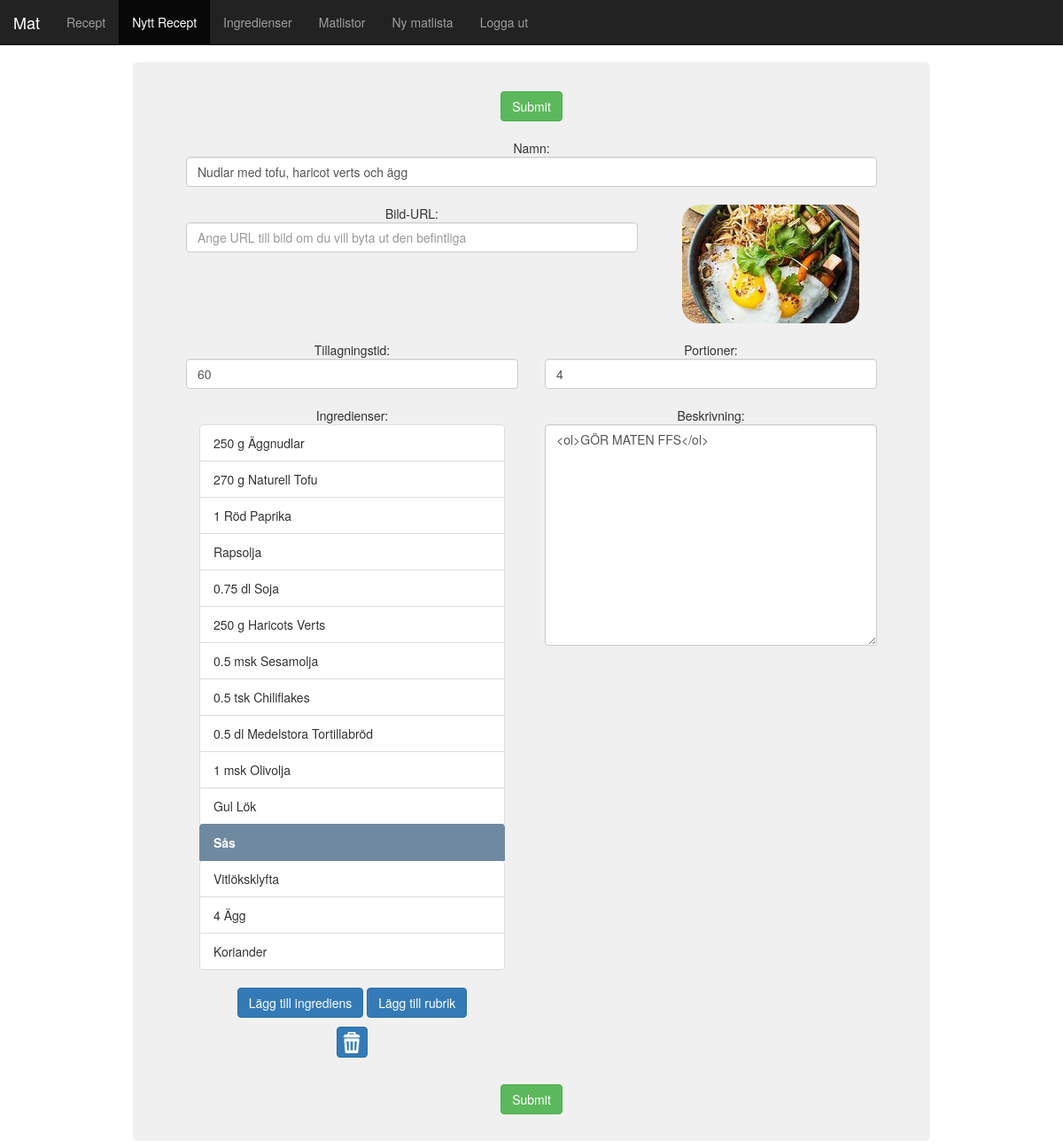
Page /index.php?p=recipeform&id=50 (signed in) on the committed database.
### tables this page shows
CREATE TABLE `recipes` (
  `recipe_id` int(5) NOT NULL AUTO_INCREMENT,
  `recipe_name` varchar(100) NOT NULL DEFAULT 'Nytt recept',
  `recipe_createtime` timestamp NOT NULL DEFAULT CURRENT_TIMESTAMP,
  `recipe_cooktime` int(4) NOT NULL DEFAULT '0',
  `recipe_ingredients` varchar(2000) NOT NULL DEFAULT '{"0":{"title":"default","items":{}}}',
  `recipe_rating` int(2) NOT NULL DEFAULT '-1',
  `recipe_serves` int(2) NOT NULL DEFAULT '4',
  `recipe_imageformat` varchar(5) NOT NULL DEFAULT 'jpg',
  `recipe_description` varchar(2000) NOT NULL DEFAULT 'Ingen beskrivning',
  `recipe_tags` varchar(500) NOT NULL DEFAULT 'no tags',
  `recipe_owner_id` int(5) NOT NULL DEFAULT '-1',
  PRIMARY KEY (`recipe_id`)
);

CREATE TABLE `ingredients` (
  `ingredient_id` int(5) NOT NULL AUTO_INCREMENT,
  `ingredient_name` varchar(50) NOT NULL DEFAULT 'Inget namn',
  `ingredient_name_plural` varchar(50) NOT NULL DEFAULT ' ',
  PRIMARY KEY (`ingredient_id`)
);

### classes.php (called while the page is built, shortened)
<?php
class Recipe {
	public function __construct($id, $name, $cooktime, $ingredients, $rating, $serves, $imgformat, $descr){
		$this->_id = $id;
		$this->_name = $name;
		$this->_cooktime = $cooktime;
		$this->_ingredients = json_decode($ingredients, true);
		$this->_serves = $serves;
		$this->_imgformat = $imgformat;
		$this->_descr = $descr;
	}
}
class Ingredient {
	public function __construct($id, $name_singular, $name_plural){
			$this->_name = $name_singular;
			$this->_name_plural = $name_plural;
	}
}
?>

### recipeform.php (the view, shortened to what this page needs)
<?php
include "session.php";
$query = "SELECT * FROM ingredients";
$result = $conn->query($query);
while($row = $result->fetch_assoc()){
	$ingredient = new Ingredient($row['ingredient_id'], $row['ingredient_name'], $row['ingredient_name_plural']);
	$i[$ingredient->_id] = $ingredient;
}
if(isset($_GET['id'])){
	$recipeid = $_GET['id'];
	$query = "SELECT * FROM recipes WHERE recipe_id = $recipeid";
	if($result = $conn->query($query)){
		$row = $result->fetch_assoc();
		$r = new Recipe($row['recipe_id'],
						$row['recipe_name'],
						$row['recipe_cooktime'],
						$row['recipe_ingredients'],
						$row['recipe_rating'],
						$row['recipe_serves'],
						$row['recipe_imageformat'],
						$row['recipe_description']);
	}
}
?>
<form method=post action='add.php<?php if($r)echo "?id=$recipeid";?>' id='add-recipe-form'>
	<div class='row padded-row'>
		<input type=submit class='btn btn-success'>
	</div>
	<div class='row padded-row'>
		<div class='col-xs-12 col-sm-12 col-md-12 col-lg-12 col col-xl-12'>
			Namn:
			<input id='name-text' type=textfield class='form-control' placeholder='Ange receptnamn' name='name' value='<?php if($r)echo$r->_name;?>'>
		</div>
	</div>
	<div class='row padded-row'>
		<div class='col-xs-12 col-sm-12 <?php if($r){echo 'col-md-8 col-lg-8 col col-xl-8';} else {echo 'col-md-12 col-lg-12 col col-xl-12';} ?> '>
			Bild-URL:
			<input id='image-text' type=textfield class='form-control' placeholder='Ange URL till bild <?php if($r)echo 'om du vill byta ut den befintliga';?>' name='img-url'>
		</div>
		<?php if($r)
			echo "<div class='col-xs-12 col-sm-12 col-md-4 col-lg-4 col col-xl-4'>
				<img class='thumb_image' src='img/" . $r->_id . "_thumb." . $r->_imgformat . "'>
			</div>";
		?>
	</div>
	<div class='row padded-row'>
		<div class='col-xs-6 col-sm-6 col-md-6 col-lg-6 col col-xl-6'>
			Tillagningstid:
			<input id='time-text' type=number class='form-control' placeholder='Minuter' name='time' value='<?php if($r)echo$r->_cooktime;?>'>
		</div>
		<div class='col-xs-6 col-sm-6 col-md-6 col-lg-6 col col-xl-6'>
			Portioner:
			<input id='serves-text' type=number class='form-control' placeholder='Portioner' name='serves' value='<?php if($r)echo$r->_serves;?>'>
		</div>
	</div>
	<div class='row padded-row'>
		<div class='col-xs-12 col-sm-12 col-md-6 col-lg-6 col col-xl-6'>
			Ingredienser:
			<div class='ingredient-div'>
				<div class='col-xs-12 col-sm-12 col-md-12 col-lg-12 col col-xl-12'>
					<ul class='list-group text-left connectable-list' id='ingredient-list-ul'>
<?php
if($r){
	foreach($r->_ingredients as $segment){
		if($segment['title'] != "default"){
			echo "<ul class='list-group sub-ul'>
								<li data-header=" . $segment['title'] . " class='list-group-item active handle-item ingredient-array-item'>
									<strong>" . $segment['title'] . "</strong>
								</li>
								<ul class='list-group connectable-list sub-connectable-ul'>";
		}
		foreach($segment['items'] as $item){
			$amount = filter_var($item['amount'], FILTER_SANITIZE_NUMBER_INT);
			echo "<li data-index='" . $item['id'] . "' data-amount='" . $item['amount'] . "' class='list-group-item ingredient-array-item'>" . $item['amount'] . " " . mb_convert_case(($amount <= 1)?$i[$item['id']]->_name:$i[$item['id']]->_name_plural, MB_CASE_TITLE, 'UTF-8') . "</li>";
		}
		if($segment['title'] != "default"){
			echo "</ul></ul>";
		}
	}
}
?>
					</ul>
				</div>
				<div class='col-xs-12 col-sm-12 col-md-12 col-lg-12 col col-xl-12'>
					<button type=button id='add-ingredient-button' class='btn btn-primary'>Lägg till ingrediens</button>
					<button type=button id='add-header-button' class='btn btn-primary'>Lägg till rubrik</button>
				</div>
				<div class='col-xs-12 col-sm-12 col-md-12 col-lg-12 col col-xl-12 padded-row'>
					<button class='btn btn-primary btn-remove icon-trash-white' id='droppable' type=button></button>
				</div>
			</div>
		</div>
		<div class='col-xs-12 col-sm-12 col-md-6 col-lg-6 col col-xl-6'>
		Beskrivning:
		<textarea id='descr-text' class='form-control' placeholder='Ange receptbeskrivning' name='descr' ><?php if($r)echo$r->_descr;?></textarea>
		</div>
	</div>
	<div class='row padded-row'>
		<input type=submit class='btn btn-success'>
	</div>
</form>

### css/starter-template.css (style rules this page uses)
body { padding-top: 70px; background-image: url('../img/bg/bg2.jpg'); background-repeat:no-repeat; background-size:100%; background-position: center 30; background-attachment: fixed; }
img.thumb_image { border-radius: 20px; max-width: 200px; min-width: 100px; }
.list-group-item.active { background-color:#6f8aa0 !important; border-color:#6f8aa0 !important; }
.sub-connectable-ul { min-height:10px; border-bottom-left-radius:5px; border-bottom-right-radius:10px; background-color: white; }
form { margin-bottom:0px !important; padding-top:3px; }
textarea#descr-text { height: 250px; }
.padded-row { padding-top:10px; padding-bottom:10px; }
.icon-trash-white { background-image: url('../img/icons/trash-white.png'); }
.btn-remove { background-size:24px; background-repeat: no-repeat; background-position:4; width:35px; min-height:35px; }

### rows in the picture
recipes: name "Nudlar med tofu, haricot verts och ägg", time "60", serves "4", descr "<ol>GÖR MATEN FFS</ol>"
ingredients: ingredient_name_plural "Äggnudlar"
ingredients: ingredient_name_plural "Naturell Tofu"
ingredients: ingredient_name "Röd Paprika"
ingredients: ingredient_name "Rapsolja"
ingredients: ingredient_name_plural "Soja"
ingredients: ingredient_name_plural "Haricots Verts"
ingredients: ingredient_name_plural "Sesamolja"
ingredients: ingredient_name_plural "Chiliflakes"
ingredients: ingredient_name_plural "Medelstora Tortillabröd"
ingredients: ingredient_name "Olivolja"
ingredients: ingredient_name "Gul Lök"
ingredients: ingredient_name "Vitlöksklyfta"
ingredients: ingredient_name_plural "Ägg"
ingredients: ingredient_name "Koriander"

### other values in the picture
$item['amount'] "250 g"
$item['amount'] "270 g"
$item['amount'] "1"
$item['amount'] "0.75 dl"
$item['amount'] "0.5 msk"
$item['amount'] "0.5 tsk"
$item['amount'] "0.5 dl"
$item['amount'] "1 msk"
$segment['title'] "Sås"
$item['amount'] "4"
